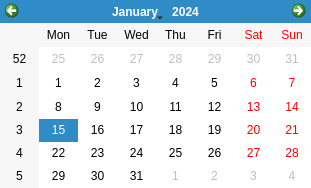
<?xml version="1.0" encoding="UTF-8"?>
<ui version="4.0">
 <class>CalendarDialog</class>
 <widget class="QDialog" name="CalendarDialog">
  <property name="windowModality">
   <enum>Qt::ApplicationModal</enum>
  </property>
  <property name="geometry">
   <rect>
    <x>0</x>
    <y>0</y>
    <width>311</width>
    <height>188</height>
   </rect>
  </property>
  <property name="windowTitle">
   <string>Calendario</string>
  </property>
  <property name="windowIcon">
   <iconset>
    <normaloff>../img/calendar-icon_34471.png</normaloff>../img/calendar-icon_34471.png</iconset>
  </property>
  <property name="modal">
   <bool>true</bool>
  </property>
  <layout class="QGridLayout" name="gridLayout">
   <property name="leftMargin">
    <number>0</number>
   </property>
   <property name="topMargin">
    <number>0</number>
   </property>
   <property name="rightMargin">
    <number>0</number>
   </property>
   <property name="bottomMargin">
    <number>0</number>
   </property>
   <property name="spacing">
    <number>0</number>
   </property>
   <item row="0" column="0">
    <widget class="QCalendarWidget" name="calendar">
     <property name="enabled">
      <bool>true</bool>
     </property>
     <property name="sizePolicy">
      <sizepolicy hsizetype="Expanding" vsizetype="Expanding">
       <horstretch>0</horstretch>
       <verstretch>0</verstretch>
      </sizepolicy>
     </property>
     <property name="autoFillBackground">
      <bool>true</bool>
     </property>
     <property name="gridVisible">
      <bool>false</bool>
     </property>
    </widget>
   </item>
  </layout>
 </widget>
 <resources/>
 <connections/>
</ui>
